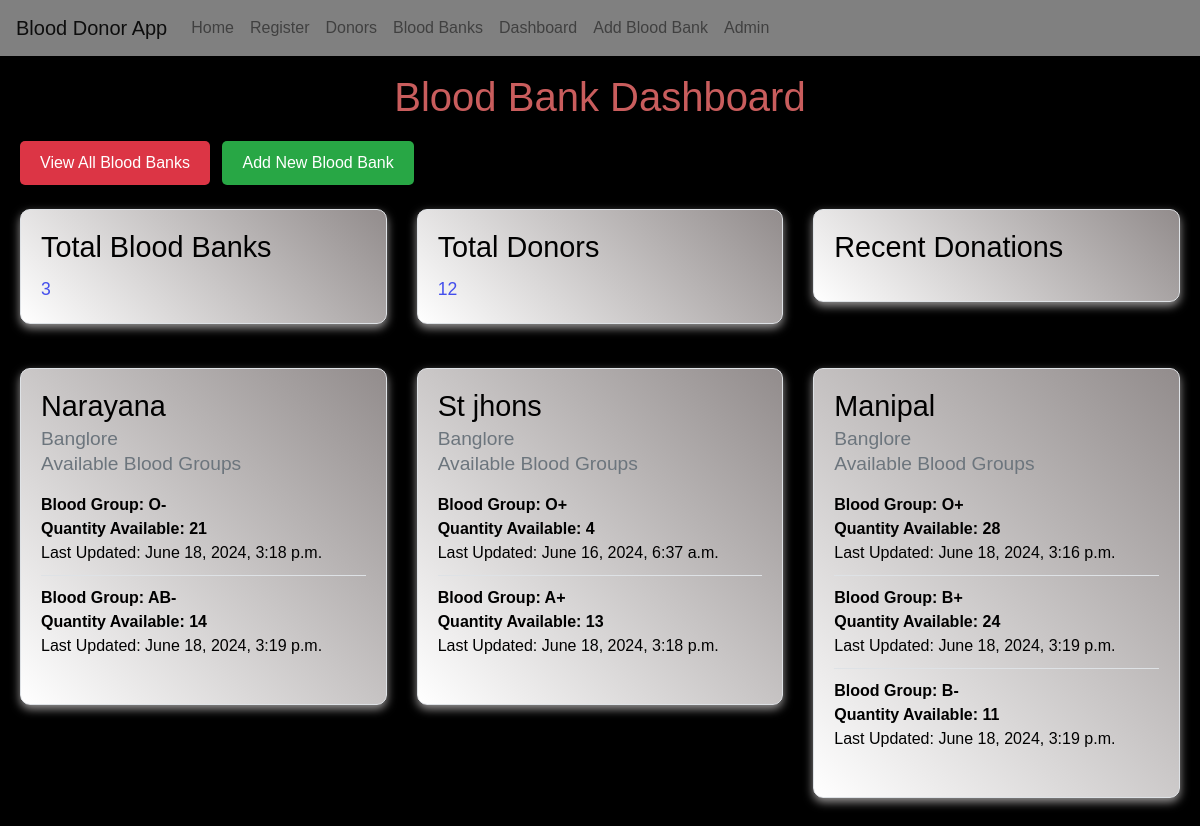
Page /blood_bank_dashboard/ on the committed database.
### donors/models.py (models this page shows, shortened)
class BloodBank(models.Model):
    name = models.CharField(max_length=100)
    location = models.CharField(max_length=100)
    blood_group = models.CharField(max_length=3, choices=BLOOD_GROUP_CHOICES)
    quantity = models.IntegerField(default=0)

class BloodGroup(models.Model):
    blood_bank = models.ForeignKey(BloodBank, on_delete=models.CASCADE)
    blood_group_name = models.CharField(max_length=10, choices=BLOOD_GROUP_CHOICES)
    quantity_available = models.IntegerField(default=0)
    last_updated = models.DateTimeField(auto_now=True)

### donors/views.py (the view)
# urls.py: path('blood_bank_dashboard/', views.blood_bank_dashboard, name='blood_bank_dashboard'),
def blood_bank_dashboard(request):
    blood_banks = BloodBank.objects.all()
    blood_groups = BloodGroup.objects.all()
    donor_count = Donor.objects.count()
    blood_bank_count = BloodBank.objects.count()
    recent_donations = Donation.objects.order_by('-date')[:5]  # Assuming you have a Donation model
    context = {
        'blood_banks': blood_banks,
        'blood_groups': blood_groups,
        'donor_count': donor_count,
        'blood_bank_count': blood_bank_count,
        'recent_donations': recent_donations,
    }
    return render(request, 'donors/blood_bank_dashboard.html', context)

### templates/donors/blood_bank_dashboard.html (shortened to what this page needs)
{% extends 'donors/base.html' %}
{% block content %}
    <h2>Blood Bank Dashboard</h2>
    <div class="mb-4">
        <a href="{% url 'blood_bank_list' %}" class="btn btn-primary mr-2">View All Blood Banks</a>
        <a href="{% url 'add_blood_bank' %}" class="btn btn-success">Add New Blood Bank</a>
    </div>
    <div class="row mb-4">
        <div class="col-md-4">
            <div class="card">
                <div class="card-body">
                    <h5 class="card-title">Total Blood Banks</h5>
                    <p class="card-text">{{ blood_bank_count }}</p>
                </div>
            </div>
        </div>
        <div class="col-md-4">
            <div class="card">
                <div class="card-body">
                    <h5 class="card-title">Total Donors</h5>
                    <p class="card-text">{{ donor_count }}</p>
                </div>
            </div>
        </div>
        <div class="col-md-4">
            <div class="card">
                <div class="card-body">
                    <h5 class="card-title">Recent Donations</h5>
                </div>
            </div>
        </div>
    </div>
    <div class="row">
        {% for blood_bank in blood_banks %}
        <div class="col-md-4 mb-4">
            <div class="card">
                <div class="card-body">
                    <h5 class="card-title">{{ blood_bank.name }}</h5>
                    <h6 class="card-subtitle mb-2 text-muted">{{ blood_bank.location }}</h6>
                    <h6 class="card-subtitle mb-2 text-muted">Available Blood Groups</h6>
                    <ul class="list-unstyled">
                        {% for blood_group in blood_groups %}
                            {% if blood_group.blood_bank == blood_bank %}
                                <li>
                                  <strong> Blood Group: {{ blood_group.blood_group_name }}<br>
                                    Quantity Available: {{ blood_group.quantity_available }} </strong> <br>
                                    Last Updated: {{ blood_group.last_updated }}
                                </li>
                            {% endif %}
                        {% endfor %}
                    </ul>
                </div>
            </div>
        </div>
        {% endfor %}
    </div>
{% endblock %}

### templates/donors/base.html (shortened to what this page needs)
{% load static %}
<!DOCTYPE html>
<html lang="en">
<head>
    <link href="https://maxcdn.bootstrapcdn.com/bootstrap/4.5.2/css/bootstrap.min.css" rel="stylesheet">
    <link href="{% static 'css/styles.css' %}" rel="stylesheet">
</head>
<body>
    <nav class="navbar navbar-expand-lg navbar-light  fixed-top" style="background-color: grey;">
        <a class="navbar-brand" href="{% url 'home' %}">Blood Donor App</a>
        <div class="collapse navbar-collapse" id="navbarNav">
            <ul class="navbar-nav">
                <li class="nav-item">
                    <a class="nav-link" href="{% url 'home' %}">Home</a>
                </li>
                <li class="nav-item">
                    <a class="nav-link" href="{% url 'register_donor' %}">Register</a>
                </li>
                <li class="nav-item">
                    <a class="nav-link" href="{% url 'donor_list' %}">Donors</a>
                </li>
                <li class="nav-item">
                    <a class="nav-link" href="{% url 'blood_bank_list' %}">Blood Banks</a>
                </li>
                <li class="nav-item">
                    <a class="nav-link" href="{% url 'blood_bank_dashboard' %}">Dashboard</a>
                </li>
                <li class="nav-item">
                    <a class="nav-link" href="{% url 'add_blood_bank' %}">Add Blood Bank</a>
                </li>
                <li class="nav-item">
                    <a class="nav-link" href="/admin">Admin</a>
                </li>
            </ul>
        </div>
    </nav>
    <div style="background-color: black;">
    <div class="container mt-5">
        {% block content %}
        {% endblock %}
    </div>
</div>
</body>
</html>

### static/css/styles.css (style rules this page uses)
body { font-family: 'Arial', sans-serif; background-color: #50507176; color: #c7cdd3; margin: 0; padding: 0px; padding-top: 5px; }
.container { max-width: 1200px; margin: 0 auto; padding: 20px; }
h2 { color: #c95d5d; font-size: 2.5rem; margin-bottom: 20px; text-align: center; }
.btn { padding: 10px 20px; font-size: 1rem; border-radius: 5px; text-decoration: none; transition: background-color 0.3s ease-in-out, transform 0.3s ease-in-out; }
.btn-primary { background-color: #dc3545; color: white; border: none; }
.btn-success { background-color: #28a745; color: white; border: none; }
.card { border: 1px solid #dee2e6; border-radius: 10px; background-color: rgba(241, 187, 187, 0.688); background-image: linear-gradient(45deg, #ffffff, #928c8c); box-shadow: 0 4px 10px rgba(255, 252, 252, 0.596); margin-bottom: 20px; transition: transform 0.3s ease-in-out, box-shadow 0.3s ease-in-out; overflow: hidden; }
.card-body { padding: 20px; }
.card-title { font-size: 1.8rem; color: #000000; margin-bottom: 10px; }
.card-subtitle { font-size: 1.2rem; color: #ea3737; margin-bottom: 15px; }
.card-text { font-size: 1.1rem; color: #0918ebbf; line-height: 1.6; }
.list-unstyled { padding-left: 0; list-style: none; color: #000000; }
.list-unstyled li { padding: 10px 0; border-bottom: 1px solid #dee2e6; }
.list-unstyled li:last-child { border-bottom: none; }

### rows in the picture
BloodBank: name "Narayana", location "Banglore"
BloodGroup: blood_group_name "O-", quantity_available "21", last_updated "June 18, 2024, 3:18 p.m."
BloodGroup: blood_group_name "AB-", quantity_available "14", last_updated "June 18, 2024, 3:19 p.m."
BloodBank: name "St jhons", location "Banglore"
BloodGroup: blood_group_name "O+", quantity_available "4", last_updated "June 16, 2024, 6:37 a.m."
BloodGroup: blood_group_name "A+", quantity_available "13", last_updated "June 18, 2024, 3:18 p.m."
BloodBank: name "Manipal", location "Banglore"
BloodGroup: blood_group_name "O+", quantity_available "28", last_updated "June 18, 2024, 3:16 p.m."
BloodGroup: blood_group_name "B+", quantity_available "24", last_updated "June 18, 2024, 3:19 p.m."
BloodGroup: blood_group_name "B-", quantity_available "11", last_updated "June 18, 2024, 3:19 p.m."

### other values in the picture
{{ blood_bank_count }} "3"
{{ donor_count }} "12"
